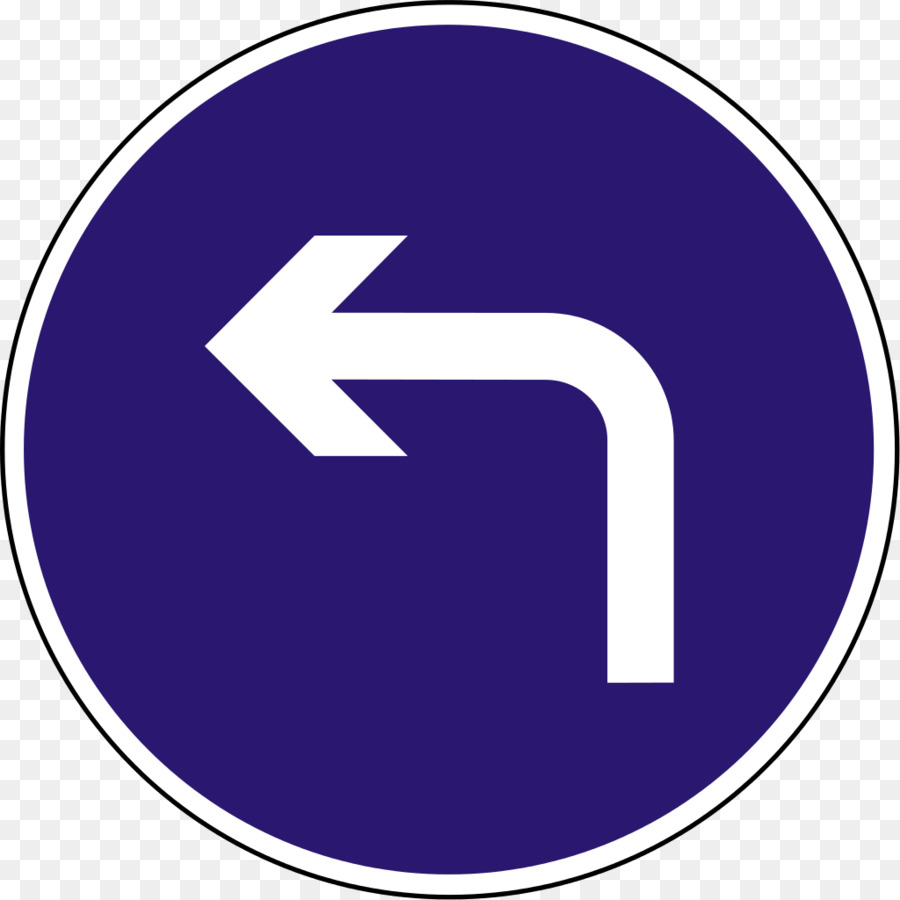
#> input picture ImageProcessing/assets/turn_left.jpg, 900 x 900 px, given in place of the camera
$ python colorDetection.py   (older library calls are emulated)
#> lines starting #> are read from the running program, lines starting #| are printed output that depends on the picture
import cv2
import numpy as np
import imutils

cam = cv2.VideoCapture(0)

gl_range = np.array([70, 100, 100], dtype=np.uint8)
gu_range = np.array([90, 255, 255], dtype=np.uint8)

rl_range = np.array([163, 100, 100], dtype=np.uint8)
ru_range = np.array([183, 255, 255], dtype=np.uint8)

def setMask(hsv,lower_range, upper_range):
    mask = cv2.inRange(hsv,lower_range, upper_range)
    mask = cv2.erode(mask, None, iterations=2)
    mask = cv2.dilate(mask, None, iterations=2)
    cnts = cv2.findContours(mask.copy(), cv2.RETR_EXTERNAL, cv2.CHAIN_APPROX_SIMPLE)
    cnts = cnts[0] if imutils.is_cv2() else cnts[1]
    return cnts

def drawContours(cnts,img):
        c = max(cnts, key=cv2.contourArea)
        ((x, y), radius) = cv2.minEnclosingCircle(c)
        M = cv2.moments(c)
        center = (int(M["m10"] / M["m00"]), int(M["m01"] / M["m00"]))
        cv2.circle(img, (int(x), int(y)), 20, (0, 255, 255), 2)
        cv2.circle(img, center, 3, (0, 0, 255), -1)

while True:
    ret, img = cam.read()
#> img is the input picture: shape (900, 900, 3); mean B, G, R 159.8, 104.3, 116.1
    img = cv2.flip(img,1)
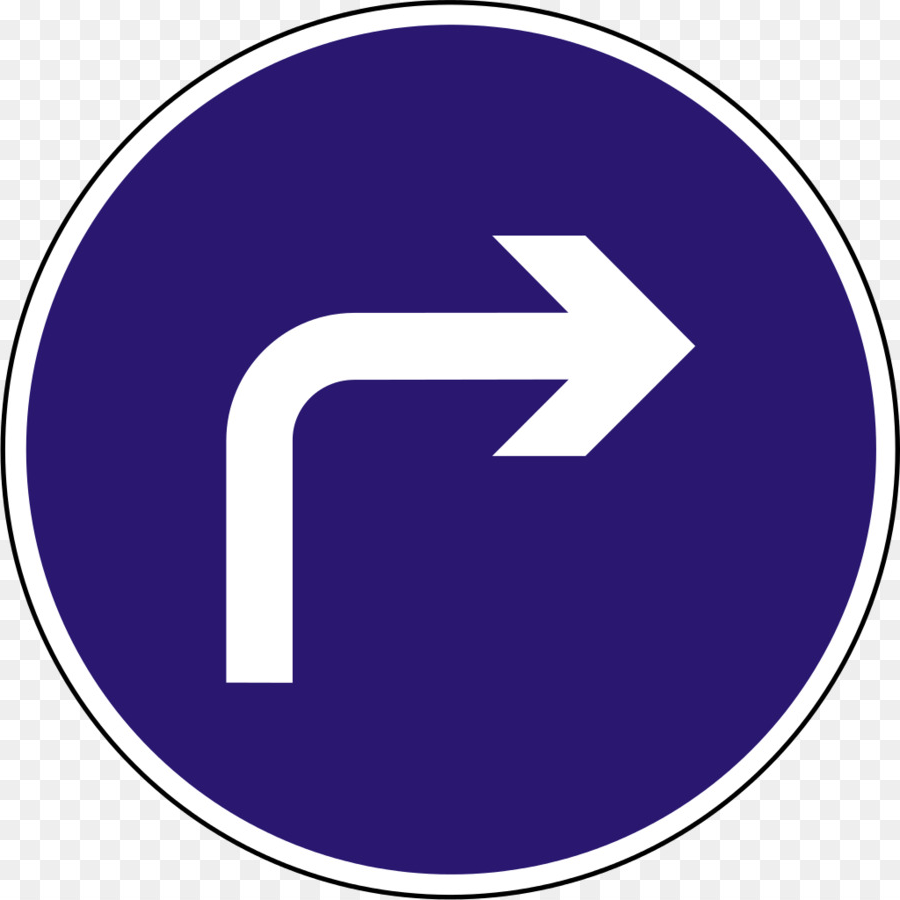
#> img: shape (900, 900, 3); mean B, G, R 159.8, 104.3, 116.1
    img = cv2.resize(img, (0, 0), fx=0.2, fy=0.2)
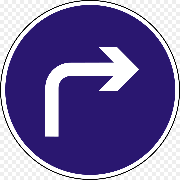
#> img: shape (180, 180, 3); mean B, G, R 159.7, 104.3, 116.1
    hsv = cv2.cvtColor(img, cv2.COLOR_BGR2HSV)
#> hsv: shape (180, 180, 3); mean H, S, V 80.4, 126.3, 159.8
    cnts = setMask(hsv,gl_range,gu_range)
#> in setMask, `mask = cv2.inRange(hsv,lower_range, upper_range)`: mask: shape (180, 180); every value is 0
#> in setMask, `cnts = cv2.findContours(mask.copy(), cv2.RETR_EXTERNAL, cv2.CHAIN_APPR..`: cnts = 0 contours
#> in setMask, `cnts = cnts[0] if imutils.is_cv2() else cnts[1]`: cnts = []
#> cnts = []

    if len(cnts) > 0:
        drawContours(cnts,img)
        print("Green")
    else:
        cnts = setMask(hsv, rl_range, ru_range)
#> in setMask (call 2), `cnts = cv2.findContours(mask.copy(), cv2.RETR_EXTERNAL, cv2.CHAIN_APPR..`: cnts = 0 contours
        if len(cnts) > 0:
            drawContours(cnts, img)
            print("Red")
        else:
            print("No image")

    cv2.imshow('image', img)
    k = cv2.waitKey(100)
#> (key Esc is pressed here)
    if (k == 27): break

cv2.destroyAllWindows()

$ run again, on ImageProcessing/assets/turn_right.jpg
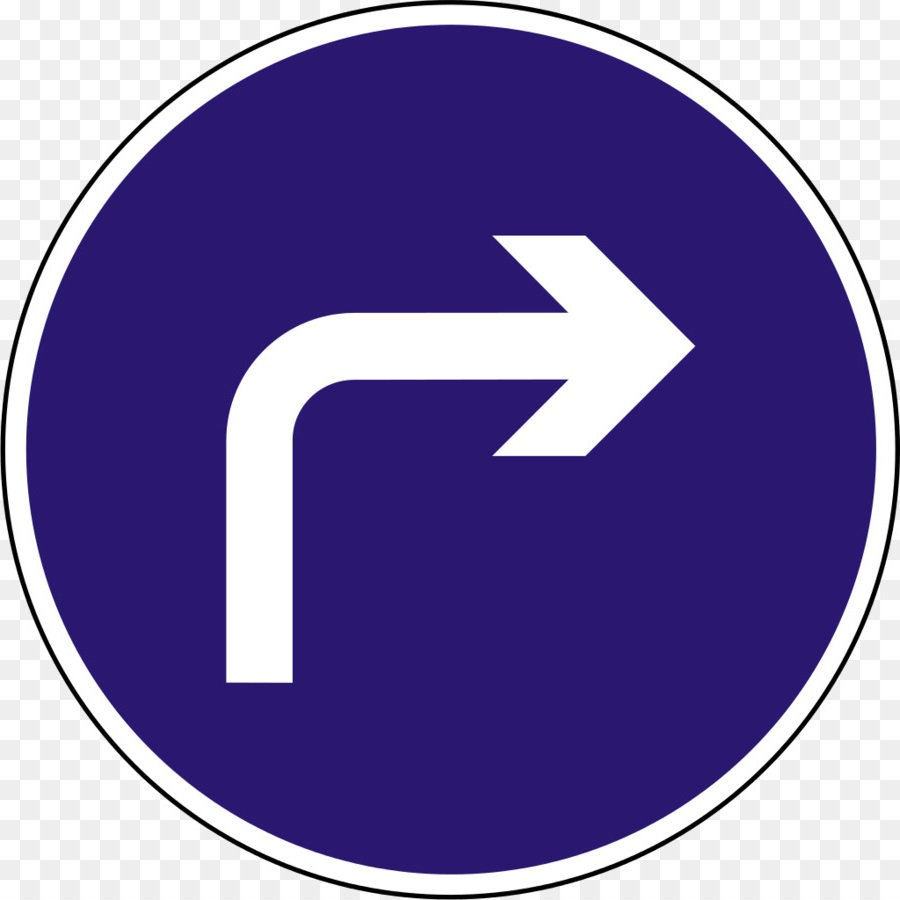
#> input picture ImageProcessing/assets/turn_right.jpg, 900 x 900 px, given in place of the camera
#> img is the input picture: shape (900, 900, 3); mean B, G, R 159.7, 104.3, 116.1
#> `img = cv2.resize(img, (0, 0), fx=0.2, fy=0.2)`:
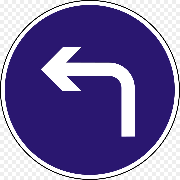
#> img: shape (180, 180, 3); mean B, G, R 159.6, 104.3, 116.1
#> hsv: shape (180, 180, 3); mean H, S, V 81.6, 126.2, 159.7
#> mask: shape (180, 180); every value is 0
#> in setMask, `cnts = cv2.findContours(mask.copy(), cv2.RETR_EXTERNAL, cv2.CHAIN_APPR..`: cnts = 0 contours
#> in setMask, `cnts = cnts[0] if imutils.is_cv2() else cnts[1]`: cnts = []
#> in setMask (call 2), `cnts = cv2.findContours(mask.copy(), cv2.RETR_EXTERNAL, cv2.CHAIN_APPR..`: cnts = 0 contours
